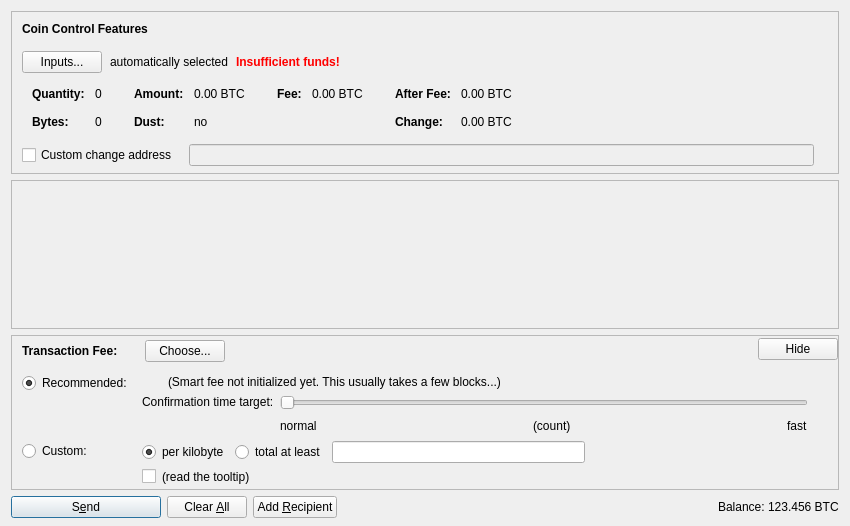
<?xml version="1.0" encoding="UTF-8"?>
<ui version="4.0">
 <class>SendCoinsDialog</class>
 <widget class="QDialog" name="SendCoinsDialog">
  <property name="geometry">
   <rect>
    <x>0</x>
    <y>0</y>
    <width>850</width>
    <height>526</height>
   </rect>
  </property>
  <property name="windowTitle">
   <string>Send Coins</string>
  </property>
  <layout class="QVBoxLayout" name="verticalLayout" stretch="0,1,0,0">
   <property name="bottomMargin">
    <number>8</number>
   </property>
   <item>
    <widget class="QFrame" name="frameCoinControl">
     <property name="sizePolicy">
      <sizepolicy hsizetype="Expanding" vsizetype="Expanding">
       <horstretch>0</horstretch>
       <verstretch>0</verstretch>
      </sizepolicy>
     </property>
     <property name="maximumSize">
      <size>
       <width>16777215</width>
       <height>16777215</height>
      </size>
     </property>
     <property name="frameShape">
      <enum>QFrame::StyledPanel</enum>
     </property>
     <property name="frameShadow">
      <enum>QFrame::Sunken</enum>
     </property>
     <layout class="QVBoxLayout" name="verticalLayoutCoinControl2">
      <property name="spacing">
       <number>0</number>
      </property>
      <property name="leftMargin">
       <number>0</number>
      </property>
      <property name="topMargin">
       <number>0</number>
      </property>
      <property name="rightMargin">
       <number>0</number>
      </property>
      <property name="bottomMargin">
       <number>6</number>
      </property>
      <item>
       <layout class="QVBoxLayout" name="verticalLayoutCoinControl" stretch="0,0,0,0,1">
        <property name="spacing">
         <number>0</number>
        </property>
        <property name="leftMargin">
         <number>10</number>
        </property>
        <property name="topMargin">
         <number>10</number>
        </property>
        <item>
         <layout class="QHBoxLayout" name="horizontalLayoutCoinControl1">
          <property name="bottomMargin">
           <number>15</number>
          </property>
          <item>
           <widget class="QLabel" name="labelCoinControlFeatures">
            <property name="sizePolicy">
             <sizepolicy hsizetype="Preferred" vsizetype="Maximum">
              <horstretch>0</horstretch>
              <verstretch>0</verstretch>
             </sizepolicy>
            </property>
            <property name="font">
             <font>
              <weight>75</weight>
              <bold>true</bold>
             </font>
            </property>
            <property name="styleSheet">
             <string notr="true">font-weight:bold;</string>
            </property>
            <property name="text">
             <string>Coin Control Features</string>
            </property>
           </widget>
          </item>
         </layout>
        </item>
        <item>
         <layout class="QHBoxLayout" name="horizontalLayoutCoinControl2" stretch="0,0,0,0">
          <property name="spacing">
           <number>8</number>
          </property>
          <property name="bottomMargin">
           <number>10</number>
          </property>
          <item>
           <widget class="QPushButton" name="pushButtonCoinControl">
            <property name="styleSheet">
             <string notr="true"/>
            </property>
            <property name="text">
             <string>Inputs...</string>
            </property>
            <property name="autoDefault">
             <bool>false</bool>
            </property>
           </widget>
          </item>
          <item>
           <widget class="QLabel" name="labelCoinControlAutomaticallySelected">
            <property name="text">
             <string>automatically selected</string>
            </property>
            <property name="margin">
             <number>5</number>
            </property>
           </widget>
          </item>
          <item>
           <widget class="QLabel" name="labelCoinControlInsuffFunds">
            <property name="font">
             <font>
              <weight>75</weight>
              <bold>true</bold>
             </font>
            </property>
            <property name="styleSheet">
             <string notr="true">color:red;font-weight:bold;</string>
            </property>
            <property name="text">
             <string>Insufficient funds!</string>
            </property>
            <property name="margin">
             <number>5</number>
            </property>
           </widget>
          </item>
          <item>
           <spacer name="horizontalSpacerCoinControl">
            <property name="orientation">
             <enum>Qt::Horizontal</enum>
            </property>
            <property name="sizeHint" stdset="0">
             <size>
              <width>40</width>
              <height>1</height>
             </size>
            </property>
           </spacer>
          </item>
         </layout>
        </item>
        <item>
         <widget class="QWidget" name="widgetCoinControl" native="true">
          <property name="sizePolicy">
           <sizepolicy hsizetype="Preferred" vsizetype="Preferred">
            <horstretch>0</horstretch>
            <verstretch>0</verstretch>
           </sizepolicy>
          </property>
          <property name="minimumSize">
           <size>
            <width>0</width>
            <height>0</height>
           </size>
          </property>
          <property name="styleSheet">
           <string notr="true"/>
          </property>
          <layout class="QHBoxLayout" name="horizontalLayoutCoinControl5">
           <property name="leftMargin">
            <number>0</number>
           </property>
           <property name="topMargin">
            <number>0</number>
           </property>
           <property name="rightMargin">
            <number>0</number>
           </property>
           <property name="bottomMargin">
            <number>0</number>
           </property>
           <item>
            <layout class="QHBoxLayout" name="horizontalLayoutCoinControl3" stretch="0,0,0,1">
             <property name="spacing">
              <number>20</number>
             </property>
             <property name="topMargin">
              <number>0</number>
             </property>
             <property name="bottomMargin">
              <number>10</number>
             </property>
             <item>
              <layout class="QFormLayout" name="formLayoutCoinControl1">
               <property name="horizontalSpacing">
                <number>10</number>
               </property>
               <property name="verticalSpacing">
                <number>14</number>
               </property>
               <property name="leftMargin">
                <number>10</number>
               </property>
               <property name="topMargin">
                <number>4</number>
               </property>
               <property name="rightMargin">
                <number>6</number>
               </property>
               <item row="0" column="0">
                <widget class="QLabel" name="labelCoinControlQuantityText">
                 <property name="font">
                  <font>
                   <weight>75</weight>
                   <bold>true</bold>
                  </font>
                 </property>
                 <property name="text">
                  <string>Quantity:</string>
                 </property>
                 <property name="margin">
                  <number>0</number>
                 </property>
                </widget>
               </item>
               <item row="0" column="1">
                <widget class="QLabel" name="labelCoinControlQuantity">
                 <property name="cursor">
                  <cursorShape>IBeamCursor</cursorShape>
                 </property>
                 <property name="contextMenuPolicy">
                  <enum>Qt::ActionsContextMenu</enum>
                 </property>
                 <property name="text">
                  <string notr="true">0</string>
                 </property>
                 <property name="margin">
                  <number>0</number>
                 </property>
                 <property name="textInteractionFlags">
                  <set>Qt::LinksAccessibleByMouse|Qt::TextSelectableByKeyboard|Qt::TextSelectableByMouse</set>
                 </property>
                </widget>
               </item>
               <item row="1" column="0">
                <widget class="QLabel" name="labelCoinControlBytesText">
                 <property name="font">
                  <font>
                   <weight>75</weight>
                   <bold>true</bold>
                  </font>
                 </property>
                 <property name="text">
                  <string>Bytes:</string>
                 </property>
                </widget>
               </item>
               <item row="1" column="1">
                <widget class="QLabel" name="labelCoinControlBytes">
                 <property name="cursor">
                  <cursorShape>IBeamCursor</cursorShape>
                 </property>
                 <property name="contextMenuPolicy">
                  <enum>Qt::ActionsContextMenu</enum>
                 </property>
                 <property name="text">
                  <string notr="true">0</string>
                 </property>
                 <property name="textInteractionFlags">
                  <set>Qt::LinksAccessibleByMouse|Qt::TextSelectableByKeyboard|Qt::TextSelectableByMouse</set>
                 </property>
                </widget>
               </item>
              </layout>
             </item>
             <item>
              <layout class="QFormLayout" name="formLayoutCoinControl2">
               <property name="horizontalSpacing">
                <number>10</number>
               </property>
               <property name="verticalSpacing">
                <number>14</number>
               </property>
               <property name="leftMargin">
                <number>6</number>
               </property>
               <property name="topMargin">
                <number>4</number>
               </property>
               <property name="rightMargin">
                <number>6</number>
               </property>
               <item row="0" column="0">
                <widget class="QLabel" name="labelCoinControlAmountText">
                 <property name="font">
                  <font>
                   <weight>75</weight>
                   <bold>true</bold>
                  </font>
                 </property>
                 <property name="text">
                  <string>Amount:</string>
                 </property>
                 <property name="margin">
                  <number>0</number>
                 </property>
                </widget>
               </item>
               <item row="0" column="1">
                <widget class="QLabel" name="labelCoinControlAmount">
                 <property name="cursor">
                  <cursorShape>IBeamCursor</cursorShape>
                 </property>
                 <property name="contextMenuPolicy">
                  <enum>Qt::ActionsContextMenu</enum>
                 </property>
                 <property name="text">
                  <string notr="true">0.00 BTC</string>
                 </property>
                 <property name="textInteractionFlags">
                  <set>Qt::LinksAccessibleByMouse|Qt::TextSelectableByKeyboard|Qt::TextSelectableByMouse</set>
                 </property>
                </widget>
               </item>
               <item row="1" column="0">
                <widget class="QLabel" name="labelCoinControlLowOutputText">
                 <property name="font">
                  <font>
                   <weight>75</weight>
                   <bold>true</bold>
                  </font>
                 </property>
                 <property name="text">
                  <string>Dust:</string>
                 </property>
                </widget>
               </item>
               <item row="1" column="1">
                <widget class="QLabel" name="labelCoinControlLowOutput">
                 <property name="cursor">
                  <cursorShape>IBeamCursor</cursorShape>
                 </property>
                 <property name="contextMenuPolicy">
                  <enum>Qt::ActionsContextMenu</enum>
                 </property>
                 <property name="text">
                  <string notr="true">no</string>
                 </property>
                 <property name="textInteractionFlags">
                  <set>Qt::LinksAccessibleByMouse|Qt::TextSelectableByKeyboard|Qt::TextSelectableByMouse</set>
                 </property>
                </widget>
               </item>
              </layout>
             </item>
             <item>
              <layout class="QFormLayout" name="formLayoutCoinControl3">
               <property name="horizontalSpacing">
                <number>10</number>
               </property>
               <property name="verticalSpacing">
                <number>14</number>
               </property>
               <property name="leftMargin">
                <number>6</number>
               </property>
               <property name="topMargin">
                <number>4</number>
               </property>
               <property name="rightMargin">
                <number>6</number>
               </property>
               <item row="0" column="0">
                <widget class="QLabel" name="labelCoinControlFeeText">
                 <property name="font">
                  <font>
                   <weight>75</weight>
                   <bold>true</bold>
                  </font>
                 </property>
                 <property name="text">
                  <string>Fee:</string>
                 </property>
                 <property name="margin">
                  <number>0</number>
                 </property>
                </widget>
               </item>
               <item row="0" column="1">
                <widget class="QLabel" name="labelCoinControlFee">
                 <property name="cursor">
                  <cursorShape>IBeamCursor</cursorShape>
                 </property>
                 <property name="contextMenuPolicy">
                  <enum>Qt::ActionsContextMenu</enum>
                 </property>
                 <property name="text">
                  <string notr="true">0.00 BTC</string>
                 </property>
                 <property name="textInteractionFlags">
                  <set>Qt::LinksAccessibleByMouse|Qt::TextSelectableByKeyboard|Qt::TextSelectableByMouse</set>
                 </property>
                </widget>
               </item>
              </layout>
             </item>
             <item>
              <layout class="QFormLayout" name="formLayoutCoinControl4">
               <property name="horizontalSpacing">
                <number>10</number>
               </property>
               <property name="verticalSpacing">
                <number>14</number>
               </property>
               <property name="leftMargin">
                <number>6</number>
               </property>
               <property name="topMargin">
                <number>4</number>
               </property>
               <property name="rightMargin">
                <number>6</number>
               </property>
               <item row="0" column="0">
                <widget class="QLabel" name="labelCoinControlAfterFeeText">
                 <property name="font">
                  <font>
                   <weight>75</weight>
                   <bold>true</bold>
                  </font>
                 </property>
                 <property name="text">
                  <string>After Fee:</string>
                 </property>
                 <property name="margin">
                  <number>0</number>
                 </property>
                </widget>
               </item>
               <item row="0" column="1">
                <widget class="QLabel" name="labelCoinControlAfterFee">
                 <property name="cursor">
                  <cursorShape>IBeamCursor</cursorShape>
                 </property>
                 <property name="contextMenuPolicy">
                  <enum>Qt::ActionsContextMenu</enum>
                 </property>
                 <property name="text">
                  <string notr="true">0.00 BTC</string>
                 </property>
                 <property name="textInteractionFlags">
                  <set>Qt::LinksAccessibleByMouse|Qt::TextSelectableByKeyboard|Qt::TextSelectableByMouse</set>
                 </property>
                </widget>
               </item>
               <item row="1" column="0">
                <widget class="QLabel" name="labelCoinControlChangeText">
                 <property name="font">
                  <font>
                   <weight>75</weight>
                   <bold>true</bold>
                  </font>
                 </property>
                 <property name="text">
                  <string>Change:</string>
                 </property>
                </widget>
               </item>
               <item row="1" column="1">
                <widget class="QLabel" name="labelCoinControlChange">
                 <property name="cursor">
                  <cursorShape>IBeamCursor</cursorShape>
                 </property>
                 <property name="contextMenuPolicy">
                  <enum>Qt::ActionsContextMenu</enum>
                 </property>
                 <property name="text">
                  <string notr="true">0.00 BTC</string>
                 </property>
                 <property name="textInteractionFlags">
                  <set>Qt::LinksAccessibleByMouse|Qt::TextSelectableByKeyboard|Qt::TextSelectableByMouse</set>
                 </property>
                </widget>
               </item>
              </layout>
             </item>
            </layout>
           </item>
          </layout>
         </widget>
        </item>
        <item>
         <layout class="QHBoxLayout" name="horizontalLayoutCoinControl4" stretch="0,0,0">
          <property name="spacing">
           <number>12</number>
          </property>
          <property name="sizeConstraint">
           <enum>QLayout::SetDefaultConstraint</enum>
          </property>
          <property name="topMargin">
           <number>5</number>
          </property>
          <property name="rightMargin">
           <number>5</number>
          </property>
          <item>
           <widget class="QCheckBox" name="checkBoxCoinControlChange">
            <property name="toolTip">
             <string>If this is activated, but the change address is empty or invalid, change will be sent to a newly generated address.</string>
            </property>
            <property name="text">
             <string>Custom change address</string>
            </property>
           </widget>
          </item>
          <item>
           <widget class="QValidatedLineEdit" name="lineEditCoinControlChange">
            <property name="enabled">
             <bool>false</bool>
            </property>
            <property name="sizePolicy">
             <sizepolicy hsizetype="Expanding" vsizetype="Fixed">
              <horstretch>0</horstretch>
              <verstretch>0</verstretch>
             </sizepolicy>
            </property>
           </widget>
          </item>
          <item>
           <widget class="QLabel" name="labelCoinControlChangeLabel">
            <property name="sizePolicy">
             <sizepolicy hsizetype="Preferred" vsizetype="Expanding">
              <horstretch>0</horstretch>
              <verstretch>0</verstretch>
             </sizepolicy>
            </property>
            <property name="minimumSize">
             <size>
              <width>0</width>
              <height>0</height>
             </size>
            </property>
            <property name="text">
             <string/>
            </property>
            <property name="margin">
             <number>3</number>
            </property>
           </widget>
          </item>
         </layout>
        </item>
        <item>
         <spacer name="verticalSpacerCoinControl">
          <property name="orientation">
           <enum>Qt::Vertical</enum>
          </property>
          <property name="sizeHint" stdset="0">
           <size>
            <width>800</width>
            <height>1</height>
           </size>
          </property>
         </spacer>
        </item>
       </layout>
      </item>
     </layout>
    </widget>
   </item>
   <item>
    <widget class="QScrollArea" name="scrollArea">
     <property name="widgetResizable">
      <bool>true</bool>
     </property>
     <widget class="QWidget" name="scrollAreaWidgetContents">
      <property name="geometry">
       <rect>
        <x>0</x>
        <y>0</y>
        <width>830</width>
        <height>104</height>
       </rect>
      </property>
      <layout class="QVBoxLayout" name="verticalLayout_2" stretch="0,1">
       <property name="leftMargin">
        <number>0</number>
       </property>
       <property name="topMargin">
        <number>0</number>
       </property>
       <property name="rightMargin">
        <number>0</number>
       </property>
       <property name="bottomMargin">
        <number>0</number>
       </property>
       <item>
        <layout class="QVBoxLayout" name="entries">
         <property name="spacing">
          <number>6</number>
         </property>
        </layout>
       </item>
       <item>
        <spacer name="verticalSpacer">
         <property name="orientation">
          <enum>Qt::Vertical</enum>
         </property>
         <property name="sizeHint" stdset="0">
          <size>
           <width>20</width>
           <height>40</height>
          </size>
         </property>
        </spacer>
       </item>
      </layout>
     </widget>
    </widget>
   </item>
   <item>
    <widget class="QFrame" name="frameFee">
     <property name="sizePolicy">
      <sizepolicy hsizetype="Expanding" vsizetype="Expanding">
       <horstretch>0</horstretch>
       <verstretch>0</verstretch>
      </sizepolicy>
     </property>
     <property name="maximumSize">
      <size>
       <width>16777215</width>
       <height>16777215</height>
      </size>
     </property>
     <property name="frameShape">
      <enum>QFrame::StyledPanel</enum>
     </property>
     <property name="frameShadow">
      <enum>QFrame::Sunken</enum>
     </property>
     <layout class="QVBoxLayout" name="verticalLayoutFee1">
      <property name="spacing">
       <number>0</number>
      </property>
      <property name="leftMargin">
       <number>0</number>
      </property>
      <property name="topMargin">
       <number>0</number>
      </property>
      <property name="rightMargin">
       <number>0</number>
      </property>
      <property name="bottomMargin">
       <number>0</number>
      </property>
      <item>
       <layout class="QVBoxLayout" name="verticalLayoutFee2" stretch="0,0,0">
        <property name="spacing">
         <number>0</number>
        </property>
        <property name="leftMargin">
         <number>10</number>
        </property>
        <property name="topMargin">
         <number>0</number>
        </property>
        <item>
         <layout class="QHBoxLayout" name="horizontalLayoutFee1">
          <property name="bottomMargin">
           <number>0</number>
          </property>
          <item>
           <layout class="QVBoxLayout" name="verticalLayoutFee7">
            <property name="spacing">
             <number>0</number>
            </property>
            <item>
             <spacer name="verticalSpacerSmartFee">
              <property name="orientation">
               <enum>Qt::Vertical</enum>
              </property>
              <property name="sizeType">
               <enum>QSizePolicy::Fixed</enum>
              </property>
              <property name="sizeHint" stdset="0">
               <size>
                <width>1</width>
                <height>4</height>
               </size>
              </property>
             </spacer>
            </item>
            <item>
             <layout class="QHBoxLayout" name="horizontalLayoutSmartFee">
              <property name="spacing">
               <number>10</number>
              </property>
              <item>
               <widget class="QLabel" name="labelFeeHeadline">
                <property name="sizePolicy">
                 <sizepolicy hsizetype="Preferred" vsizetype="Maximum">
                  <horstretch>0</horstretch>
                  <verstretch>0</verstretch>
                 </sizepolicy>
                </property>
                <property name="font">
                 <font>
                  <weight>75</weight>
                  <bold>true</bold>
                 </font>
                </property>
                <property name="styleSheet">
                 <string notr="true">font-weight:bold;</string>
                </property>
                <property name="text">
                 <string>Transaction Fee:</string>
                </property>
               </widget>
              </item>
              <item>
               <widget class="QLabel" name="labelFeeMinimized">
                <property name="text">
                 <string/>
                </property>
               </widget>
              </item>
              <item>
               <widget class="QPushButton" name="buttonChooseFee">
                <property name="text">
                 <string>Choose...</string>
                </property>
               </widget>
              </item>
             </layout>
            </item>
            <item>
             <spacer name="verticalSpacer_5">
              <property name="orientation">
               <enum>Qt::Vertical</enum>
              </property>
              <property name="sizeHint" stdset="0">
               <size>
                <width>1</width>
                <height>1</height>
               </size>
              </property>
             </spacer>
            </item>
           </layout>
          </item>
          <item>
           <spacer name="horizontalSpacer_4">
            <property name="orientation">
             <enum>Qt::Horizontal</enum>
            </property>
            <property name="sizeHint" stdset="0">
             <size>
              <width>40</width>
              <height>20</height>
             </size>
            </property>
           </spacer>
          </item>
          <item>
           <widget class="QPushButton" name="buttonMinimizeFee">
            <property name="toolTip">
             <string>collapse fee-settings</string>
            </property>
            <property name="text">
             <string>Hide</string>
            </property>
           </widget>
          </item>
         </layout>
        </item>
        <item>
         <widget class="QFrame" name="frameFeeSelection">
          <layout class="QVBoxLayout" name="verticalLayoutFee12">
           <property name="spacing">
            <number>0</number>
           </property>
           <property name="leftMargin">
            <number>0</number>
           </property>
           <property name="topMargin">
            <number>0</number>
           </property>
           <property name="rightMargin">
            <number>0</number>
           </property>
           <property name="bottomMargin">
            <number>0</number>
           </property>
           <item>
            <layout class="QGridLayout" name="gridLayoutFee">
             <property name="topMargin">
              <number>10</number>
             </property>
             <property name="bottomMargin">
              <number>4</number>
             </property>
             <property name="horizontalSpacing">
              <number>10</number>
             </property>
             <property name="verticalSpacing">
              <number>4</number>
             </property>
             <item row="1" column="1">
              <layout class="QVBoxLayout" name="verticalLayoutFee8">
               <property name="spacing">
                <number>6</number>
               </property>
               <item>
                <layout class="QHBoxLayout" name="horizontalLayoutFee13">
                 <item>
                  <widget class="QRadioButton" name="radioCustomPerKilobyte">
                   <property name="toolTip">
                    <string>If the custom fee is set to 1000 satoshis and the transaction is only 250 bytes, then &quot;per kilobyte&quot; only pays 250 satoshis in fee, while &quot;total at least&quot; pays 1000 satoshis. For transactions bigger than a kilobyte both pay by kilobyte.</string>
                   </property>
                   <property name="text">
                    <string>per kilobyte</string>
                   </property>
                   <property name="checked">
                    <bool>true</bool>
                   </property>
                   <attribute name="buttonGroup">
                    <string notr="true">groupCustomFee</string>
                   </attribute>
                  </widget>
                 </item>
                 <item>
                  <widget class="QRadioButton" name="radioCustomAtLeast">
                   <property name="toolTip">
                    <string>If the custom fee is set to 1000 satoshis and the transaction is only 250 bytes, then &quot;per kilobyte&quot; only pays 250 satoshis in fee, while &quot;total at least&quot; pays 1000 satoshis. For transactions bigger than a kilobyte both pay by kilobyte.</string>
                   </property>
                   <property name="text">
                    <string>total at least</string>
                   </property>
                   <attribute name="buttonGroup">
                    <string notr="true">groupCustomFee</string>
                   </attribute>
                  </widget>
                 </item>
                 <item>
                  <widget class="BitcoinAmountField" name="customFee"/>
                 </item>
                 <item>
                  <spacer name="horizontalSpacer_6">
                   <property name="orientation">
                    <enum>Qt::Horizontal</enum>
                   </property>
                   <property name="sizeHint" stdset="0">
                    <size>
                     <width>1</width>
                     <height>1</height>
                    </size>
                   </property>
                  </spacer>
                 </item>
                </layout>
               </item>
               <item>
                <layout class="QHBoxLayout" name="horizontalLayoutFee8">
                 <item>
                  <widget class="QCheckBox" name="checkBoxMinimumFee">
                   <property name="toolTip">
                    <string>Paying only the minimum fee is just fine as long as there is less transaction volume than space in the blocks. But be aware that this can end up in a never confirming transaction once there is more demand for Plasmacoin transactions than the network can process.</string>
                   </property>
                   <property name="text">
                    <string/>
                   </property>
                  </widget>
                 </item>
                 <item>
                  <widget class="QLabel" name="labelMinFeeWarning">
                   <property name="enabled">
                    <bool>true</bool>
                   </property>
                   <property name="toolTip">
                    <string>Paying only the minimum fee is just fine as long as there is less transaction volume than space in the blocks. But be aware that this can end up in a never confirming transaction once there is more demand for Plasmacoin transactions than the network can process.</string>
                   </property>
                   <property name="text">
                    <string>(read the tooltip)</string>
                   </property>
                   <property name="margin">
                    <number>5</number>
                   </property>
                  </widget>
                 </item>
                 <item>
                  <spacer name="horizontalSpacer_2">
                   <property name="orientation">
                    <enum>Qt::Horizontal</enum>
                   </property>
                   <property name="sizeHint" stdset="0">
                    <size>
                     <width>1</width>
                     <height>1</height>
                    </size>
                   </property>
                  </spacer>
                 </item>
                </layout>
               </item>
              </layout>
             </item>
             <item row="0" column="0">
              <layout class="QVBoxLayout" name="verticalLayoutFee4" stretch="0,1">
               <item>
                <widget class="QRadioButton" name="radioSmartFee">
                 <property name="text">
                  <string>Recommended:</string>
                 </property>
                 <property name="checked">
                  <bool>true</bool>
                 </property>
                 <attribute name="buttonGroup">
                  <string notr="true">groupFee</string>
                 </attribute>
                </widget>
               </item>
               <item>
                <spacer name="verticalSpacer_2">
                 <property name="orientation">
                  <enum>Qt::Vertical</enum>
                 </property>
                 <property name="sizeHint" stdset="0">
                  <size>
                   <width>1</width>
                   <height>1</height>
                  </size>
                 </property>
                </spacer>
               </item>
              </layout>
             </item>
             <item row="1" column="0">
              <layout class="QVBoxLayout" name="verticalLayoutFee9" stretch="0,1">
               <item>
                <widget class="QRadioButton" name="radioCustomFee">
                 <property name="text">
                  <string>Custom:</string>
                 </property>
                 <attribute name="buttonGroup">
                  <string notr="true">groupFee</string>
                 </attribute>
                </widget>
               </item>
               <item>
                <spacer name="verticalSpacer_6">
                 <property name="orientation">
                  <enum>Qt::Vertical</enum>
                 </property>
                 <property name="sizeHint" stdset="0">
                  <size>
                   <width>1</width>
                   <height>1</height>
                  </size>
                 </property>
                </spacer>
               </item>
              </layout>
             </item>
             <item row="0" column="1">
              <layout class="QVBoxLayout" name="verticalLayoutFee3" stretch="0,0,1">
               <property name="spacing">
                <number>6</number>
               </property>
               <property name="topMargin">
                <number>2</number>
               </property>
               <item>
                <layout class="QHBoxLayout" name="horizontalLayoutFee12">
                 <item>
                  <widget class="QLabel" name="labelSmartFee">
                   <property name="text">
                    <string/>
                   </property>
                   <property name="margin">
                    <number>2</number>
                   </property>
                  </widget>
                 </item>
                 <item>
                  <widget class="QLabel" name="labelFeeEstimation">
                   <property name="text">
                    <string/>
                   </property>
                  </widget>
                 </item>
                 <item>
                  <widget class="QLabel" name="labelSmartFee2">
                   <property name="text">
                    <string>(Smart fee not initialized yet. This usually takes a few blocks...)</string>
                   </property>
                   <property name="margin">
                    <number>2</number>
                   </property>
                  </widget>
                 </item>
                 <item>
                  <spacer name="horizontalSpacer_5">
                   <property name="orientation">
                    <enum>Qt::Horizontal</enum>
                   </property>
                   <property name="sizeHint" stdset="0">
                    <size>
                     <width>1</width>
                     <height>1</height>
                    </size>
                   </property>
                  </spacer>
                 </item>
                </layout>
               </item>
               <item>
                <layout class="QHBoxLayout" name="horizontalLayoutFee9">
                 <item>
                  <layout class="QVBoxLayout" name="verticalLayoutFee6">
                   <item>
                    <widget class="QLabel" name="labelSmartFee3">
                     <property name="text">
                      <string>Confirmation time target:</string>
                     </property>
                     <property name="margin">
                      <number>2</number>
                     </property>
                    </widget>
                   </item>
                   <item>
                    <spacer name="verticalSpacer_3">
                     <property name="orientation">
                      <enum>Qt::Vertical</enum>
                     </property>
                     <property name="sizeHint" stdset="0">
                      <size>
                       <width>1</width>
                       <height>1</height>
                      </size>
                     </property>
                    </spacer>
                   </item>
                  </layout>
                 </item>
                 <item>
                  <layout class="QVBoxLayout" name="verticalLayoutFee5">
                   <property name="rightMargin">
                    <number>30</number>
                   </property>
                   <item>
                    <widget class="QSlider" name="sliderSmartFee">
                     <property name="minimum">
                      <number>0</number>
                     </property>
                     <property name="maximum">
                      <number>23</number>
                     </property>
                     <property name="pageStep">
                      <number>1</number>
                     </property>
                     <property name="value">
                      <number>0</number>
                     </property>
                     <property name="orientation">
                      <enum>Qt::Horizontal</enum>
                     </property>
                     <property name="invertedAppearance">
                      <bool>false</bool>
                     </property>
                     <property name="invertedControls">
                      <bool>false</bool>
                     </property>
                     <property name="tickPosition">
                      <enum>QSlider::NoTicks</enum>
                     </property>
                    </widget>
                   </item>
                   <item>
                    <layout class="QHBoxLayout" name="horizontalLayoutFee10">
                     <item>
                      <widget class="QLabel" name="labelSmartFeeNormal">
                       <property name="text">
                        <string>normal</string>
                       </property>
                      </widget>
                     </item>
                     <item>
                      <spacer name="horizontalSpacer_7">
                       <property name="orientation">
                        <enum>Qt::Horizontal</enum>
                       </property>
                       <property name="sizeHint" stdset="0">
                        <size>
                         <width>40</width>
                         <height>20</height>
                        </size>
                       </property>
                      </spacer>
                     </item>
                     <item>
                      <widget class="QLabel" name="confirmationTargetLabel">
                       <property name="text">
                        <string>(count)</string>
                       </property>
                      </widget>
                     </item>
                     <item>
                      <spacer name="horizontalSpacer_3">
                       <property name="orientation">
                        <enum>Qt::Horizontal</enum>
                       </property>
                       <property name="sizeHint" stdset="0">
                        <size>
                         <width>40</width>
                         <height>20</height>
                        </size>
                       </property>
                      </spacer>
                     </item>
                     <item>
                      <widget class="QLabel" name="labelSmartFeeFast">
                       <property name="text">
                        <string>fast</string>
                       </property>
                      </widget>
                     </item>
                    </layout>
                   </item>
                  </layout>
                 </item>
                </layout>
               </item>
               <item>
                <spacer name="verticalSpacer_4">
                 <property name="orientation">
                  <enum>Qt::Vertical</enum>
                 </property>
                 <property name="sizeHint" stdset="0">
                  <size>
                   <width>1</width>
                   <height>1</height>
                  </size>
                 </property>
                </spacer>
               </item>
              </layout>
             </item>
            </layout>
           </item>
          </layout>
         </widget>
        </item>
        <item>
         <spacer name="verticalSpacerFee">
          <property name="orientation">
           <enum>Qt::Vertical</enum>
          </property>
          <property name="sizeHint" stdset="0">
           <size>
            <width>800</width>
            <height>1</height>
           </size>
          </property>
         </spacer>
        </item>
       </layout>
      </item>
     </layout>
    </widget>
   </item>
   <item>
    <layout class="QHBoxLayout" name="horizontalLayout">
     <item>
      <widget class="QPushButton" name="sendButton">
       <property name="minimumSize">
        <size>
         <width>150</width>
         <height>0</height>
        </size>
       </property>
       <property name="toolTip">
        <string>Confirm the send action</string>
       </property>
       <property name="text">
        <string>S&amp;end</string>
       </property>
       <property name="icon">
        <iconset resource="../bitcoin.qrc">
         <normaloff>:/icons/send</normaloff>:/icons/send</iconset>
       </property>
       <property name="autoDefault">
        <bool>false</bool>
       </property>
       <property name="default">
        <bool>true</bool>
       </property>
      </widget>
     </item>
     <item>
      <widget class="QPushButton" name="clearButton">
       <property name="sizePolicy">
        <sizepolicy hsizetype="Minimum" vsizetype="Fixed">
         <horstretch>0</horstretch>
         <verstretch>0</verstretch>
        </sizepolicy>
       </property>
       <property name="toolTip">
        <string>Clear all fields of the form.</string>
       </property>
       <property name="text">
        <string>Clear &amp;All</string>
       </property>
       <property name="icon">
        <iconset resource="../bitcoin.qrc">
         <normaloff>:/icons/remove</normaloff>:/icons/remove</iconset>
       </property>
       <property name="autoDefault">
        <bool>false</bool>
       </property>
      </widget>
     </item>
     <item>
      <widget class="QPushButton" name="addButton">
       <property name="toolTip">
        <string>Send to multiple recipients at once</string>
       </property>
       <property name="text">
        <string>Add &amp;Recipient</string>
       </property>
       <property name="icon">
        <iconset resource="../bitcoin.qrc">
         <normaloff>:/icons/add</normaloff>:/icons/add</iconset>
       </property>
       <property name="autoDefault">
        <bool>false</bool>
       </property>
      </widget>
     </item>
     <item>
      <spacer name="horizontalSpacer">
       <property name="orientation">
        <enum>Qt::Horizontal</enum>
       </property>
       <property name="sizeHint" stdset="0">
        <size>
         <width>40</width>
         <height>20</height>
        </size>
       </property>
      </spacer>
     </item>
     <item>
      <layout class="QHBoxLayout" name="horizontalLayout_2">
       <property name="spacing">
        <number>3</number>
       </property>
       <item>
        <widget class="QLabel" name="label">
         <property name="sizePolicy">
          <sizepolicy hsizetype="Preferred" vsizetype="Fixed">
           <horstretch>0</horstretch>
           <verstretch>0</verstretch>
          </sizepolicy>
         </property>
         <property name="text">
          <string>Balance:</string>
         </property>
        </widget>
       </item>
       <item>
        <widget class="QLabel" name="labelBalance">
         <property name="sizePolicy">
          <sizepolicy hsizetype="Preferred" vsizetype="Fixed">
           <horstretch>0</horstretch>
           <verstretch>0</verstretch>
          </sizepolicy>
         </property>
         <property name="cursor">
          <cursorShape>IBeamCursor</cursorShape>
         </property>
         <property name="text">
          <string notr="true">123.456 BTC</string>
         </property>
         <property name="textInteractionFlags">
          <set>Qt::LinksAccessibleByMouse|Qt::TextSelectableByKeyboard|Qt::TextSelectableByMouse</set>
         </property>
        </widget>
       </item>
      </layout>
     </item>
    </layout>
   </item>
  </layout>
 </widget>
 <customwidgets>
  <customwidget>
   <class>QValidatedLineEdit</class>
   <extends>QLineEdit</extends>
   <header>qvalidatedlineedit.h</header>
  </customwidget>
  <customwidget>
   <class>BitcoinAmountField</class>
   <extends>QLineEdit</extends>
   <header>bitcoinamountfield.h</header>
   <container>1</container>
  </customwidget>
 </customwidgets>
 <resources>
  <include location="../bitcoin.qrc"/>
 </resources>
 <connections/>
 <buttongroups>
  <buttongroup name="groupFee"/>
  <buttongroup name="groupCustomFee"/>
 </buttongroups>
</ui>
